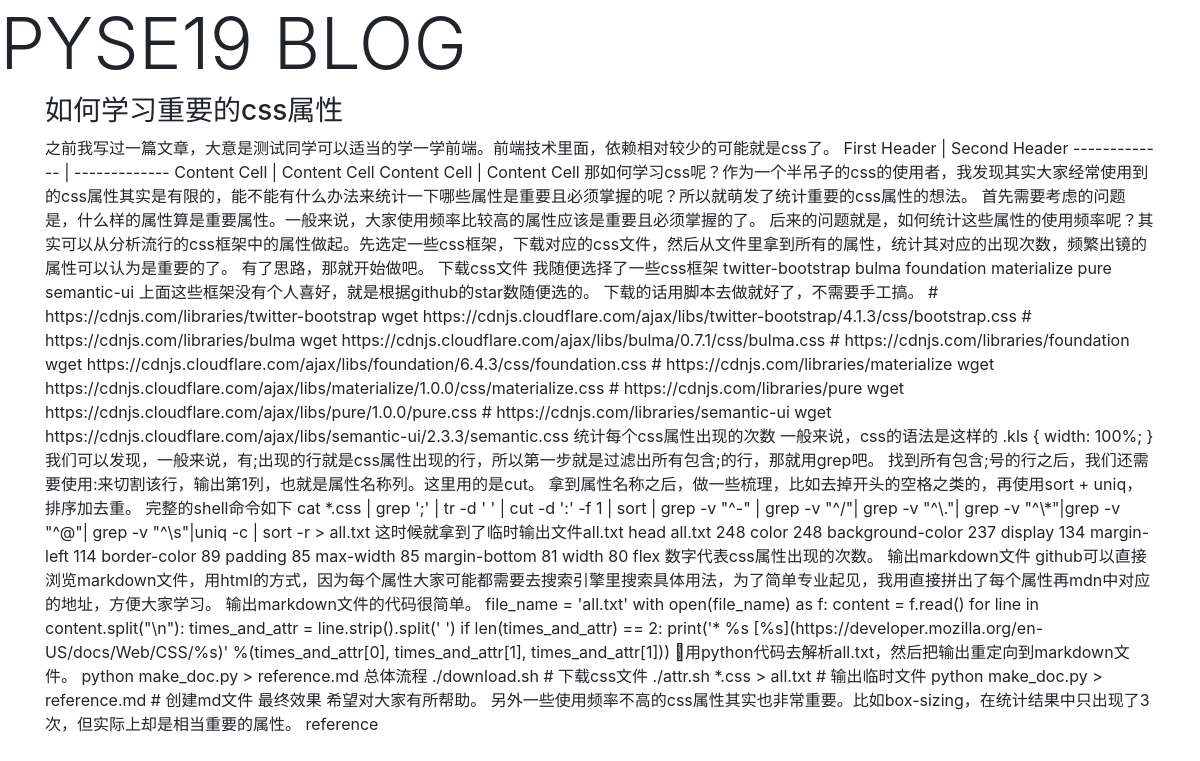
The app's page /blog/2/show with its own data.
### blog/models.py (models this page shows, shortened)
class Post(models.Model):
    author=models.ForeignKey('auth.User',on_delete=models.CASCADE)
    title=models.CharField(max_length=200)
    text=models.TextField()
    created_date = models.DateTimeField(blank=True,default=timezone.now)
    published_date=models.DateTimeField(blank=True,null=True)

### blog/views.py (the view)
# urls.py: path('<int:post_id>/show',views.show,name='show'),
def show(request,post_id):
    post=get_object_or_404(Post,pk=post_id)
    return render(request,'blog/post_detail.html',{'post':post})

### blog/templates/blog/post_detail.html (shortened to what this page needs)
{% extends 'blog/base.html'%}
{% block content %}
    <h3>{{post.title}}</h3>
    <div id="post-content">
        {{post.text}}
    </div>
{% endblock %}

### blog/templates/blog/base.html (shortened to what this page needs)
<!doctype html>
<html lang="en">
  <head>
    <link rel="stylesheet" href="https://stackpath.bootstrapcdn.com/bootstrap/4.1.2/css/bootstrap.min.css">
  </head>
  <body>
    <div class "jumbotron">
      <h2 class="display-3"> PYSE19 BLOG </h2>
    </div>
      <div class="container">
        <div class="row">
          <div class="col-12">
              {% block content %}
              {% endblock %}
          </div>
        </div>
      </div>
  </body>
</html>

### records on screen
Post: title "如何学习重要的css属性", text "之前我写过一篇文章，大意是测试同学可以适当的学一学前端。前端技术里面，依赖相对较少的可能就是css了。 First Header | Second Header ------------- | ------------- Content Cell | Content Cell Content Cell | Content Cell 那如何学习css呢？作为一个半吊子的css的使用者，我发现其实大家经常使用到的css属性其实是有限的，能不能有什么办法来统计一下哪些属性是重要且必须掌握的呢？所以就萌发了统计重要的css属性的想法。 首先需要考虑的问题是，什么样的属性算是重要属性。一般来说，大家使用频率比较高的属性应该是重要且必须掌握的了。 后来的问题就是，如何统计这些属性的使用频率呢？其实可以从分析流行的css框架中的属性做起。先选定一些css框架，下载对应的css文件，然后从文件里拿到所有的属性，统计其对应的出现次数，频繁出镜的属性可以认为是重要的了。 有了思路，那就开始做吧。 下载css文件 我随便选择了一些css框架 twitter-bootstrap bulma foundation materialize pure semantic-ui 上面这些框架没有个人喜好，就是根据github的star数随便选的。 下载的话用脚本去做就好了，不需要手工搞。 # https://cdnjs.com/libraries/twitter-bootstrap wget…"
